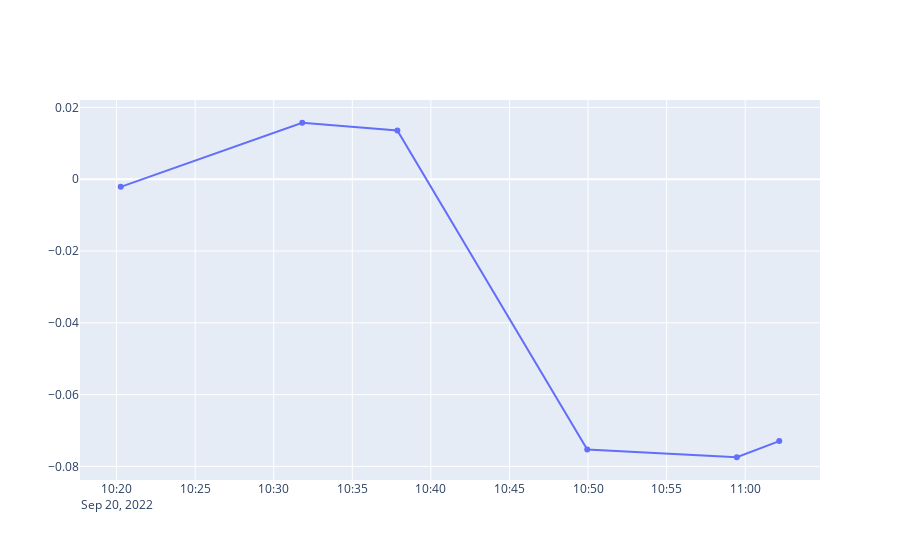

Write notebook code for a chart like this one.
### Markdown cell above
# performance analysis

### Code cell
x_values = df_trade['net value'].index
# x_values = [i for i in range(len(df_trade))]

fig = go.Figure(data=[
    go.Scatter(name='log-OFI', x=x_values, y=df_trade['net value']),
],
)
fig.show()

### Figure 1 — Plotly figure (JSON) as saved in the notebook; plotly's stock layout.template omitted (floating-point values rounded to 4 significant figures)
{"data": [{"name": "log-OFI", "type": "scatter", "x": ["2022-09-20T10:20:16", "2022-09-20T10:31:49", "2022-09-20T10:37:52", "2022-09-20T10:49:57", "2022-09-20T10:59:28", "2022-09-20T11:02:10"], "y": [-0.002144, 0.01572, 0.01356, -0.07527, -0.07745, -0.07296]}], "layout": {}}
